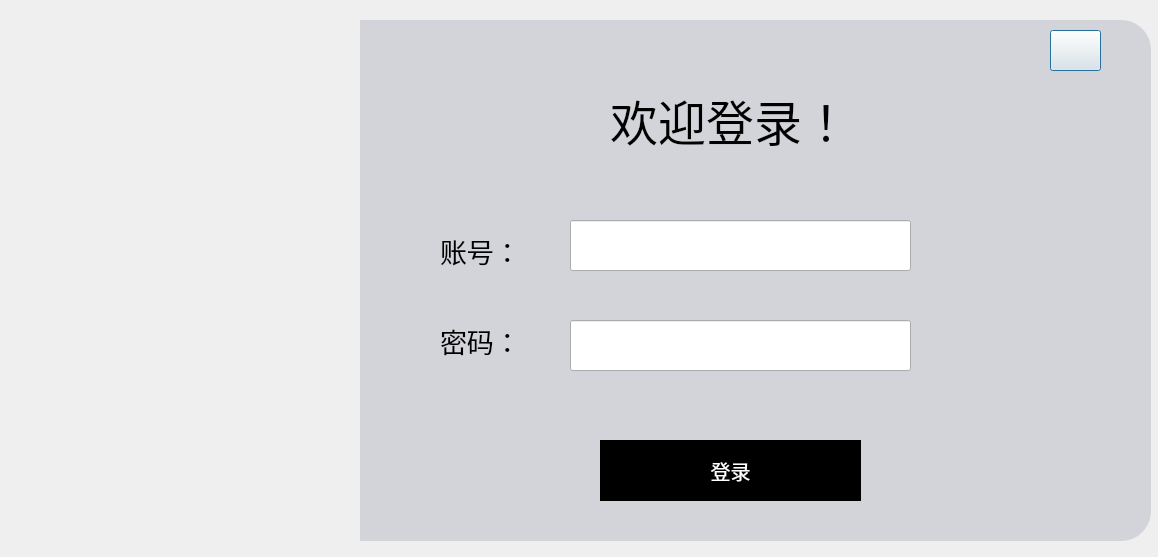
<?xml version="1.0" encoding="UTF-8"?>
<ui version="4.0">
 <class>Login</class>
 <widget class="QDialog" name="Login">
  <property name="geometry">
   <rect>
    <x>0</x>
    <y>0</y>
    <width>1158</width>
    <height>557</height>
   </rect>
  </property>
  <property name="windowTitle">
   <string>登录</string>
  </property>
  <property name="windowIcon">
   <iconset resource="res.qrc">
    <normaloff>:/ion/用户登录 .png</normaloff>:/ion/用户登录 .png</iconset>
  </property>
  <widget class="QWidget" name="showwidget" native="true">
   <property name="geometry">
    <rect>
     <x>10</x>
     <y>20</y>
     <width>1141</width>
     <height>521</height>
    </rect>
   </property>
   <widget class="QLabel" name="label">
    <property name="geometry">
     <rect>
      <x>0</x>
      <y>0</y>
      <width>351</width>
      <height>521</height>
     </rect>
    </property>
    <property name="styleSheet">
     <string notr="true">border-image: url(:/image/login.png);
border-top-left-radius:30px;
border-bottom-left-radius:30px;</string>
    </property>
    <property name="text">
     <string/>
    </property>
   </widget>
   <widget class="QLabel" name="label_2">
    <property name="geometry">
     <rect>
      <x>350</x>
      <y>0</y>
      <width>791</width>
      <height>521</height>
     </rect>
    </property>
    <property name="layoutDirection">
     <enum>Qt::LeftToRight</enum>
    </property>
    <property name="styleSheet">
     <string notr="true">background-color: rgb(211, 211, 218);
border-top-right-radius:30px;
border-bottom-right-radius:30px;</string>
    </property>
    <property name="text">
     <string/>
    </property>
    <property name="alignment">
     <set>Qt::AlignLeading|Qt::AlignLeft|Qt::AlignTop</set>
    </property>
   </widget>
   <widget class="QPushButton" name="pushButton">
    <property name="geometry">
     <rect>
      <x>1040</x>
      <y>10</y>
      <width>51</width>
      <height>41</height>
     </rect>
    </property>
    <property name="styleSheet">
     <string notr="true">
border-image: url(:/image/关闭.png);</string>
    </property>
    <property name="text">
     <string/>
    </property>
   </widget>
   <widget class="QPushButton" name="btn_login">
    <property name="geometry">
     <rect>
      <x>590</x>
      <y>420</y>
      <width>261</width>
      <height>61</height>
     </rect>
    </property>
    <property name="font">
     <font>
      <family>微软雅黑</family>
      <pointsize>15</pointsize>
     </font>
    </property>
    <property name="styleSheet">
     <string notr="true">#btn_login{
	
	background-color: rgb(0, 0, 0);
	
	color: rgb(255, 255, 255);
	border:3px solid rgb(0,0,0);
	boder-radius:8px;
}

#btn_login:hover{
	
	background-color: rgb(255, 255, 255);
	color: rgb(0, 0, 0);
}
#btn_login:pressed{
	padding-top:5px;
	padding-left:5px;
}</string>
    </property>
    <property name="text">
     <string>登录</string>
    </property>
   </widget>
   <widget class="QLabel" name="label_4">
    <property name="geometry">
     <rect>
      <x>430</x>
      <y>270</y>
      <width>481</width>
      <height>101</height>
     </rect>
    </property>
    <property name="font">
     <font>
      <family>微软雅黑</family>
      <pointsize>20</pointsize>
     </font>
    </property>
    <property name="text">
     <string>密码：</string>
    </property>
   </widget>
   <widget class="QLineEdit" name="Password">
    <property name="geometry">
     <rect>
      <x>560</x>
      <y>300</y>
      <width>341</width>
      <height>51</height>
     </rect>
    </property>
    <property name="font">
     <font>
      <family>微软雅黑</family>
      <pointsize>15</pointsize>
     </font>
    </property>
    <property name="text">
     <string/>
    </property>
    <property name="echoMode">
     <enum>QLineEdit::Password</enum>
    </property>
   </widget>
   <widget class="QLabel" name="label_3">
    <property name="geometry">
     <rect>
      <x>430</x>
      <y>180</y>
      <width>481</width>
      <height>101</height>
     </rect>
    </property>
    <property name="font">
     <font>
      <family>微软雅黑</family>
      <pointsize>20</pointsize>
     </font>
    </property>
    <property name="text">
     <string>账号：</string>
    </property>
   </widget>
   <widget class="QLineEdit" name="Username">
    <property name="geometry">
     <rect>
      <x>560</x>
      <y>200</y>
      <width>341</width>
      <height>51</height>
     </rect>
    </property>
    <property name="font">
     <font>
      <family>微软雅黑</family>
      <pointsize>15</pointsize>
     </font>
    </property>
    <property name="text">
     <string/>
    </property>
   </widget>
   <widget class="QLabel" name="label_5">
    <property name="geometry">
     <rect>
      <x>600</x>
      <y>50</y>
      <width>271</width>
      <height>101</height>
     </rect>
    </property>
    <property name="font">
     <font>
      <family>微软雅黑</family>
      <pointsize>36</pointsize>
     </font>
    </property>
    <property name="text">
     <string>欢迎登录！</string>
    </property>
   </widget>
  </widget>
 </widget>
 <resources>
  <include location="res.qrc"/>
 </resources>
 <connections/>
</ui>
